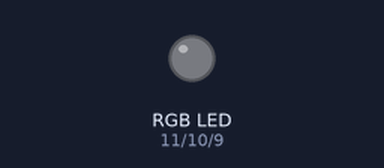
Bench run of a sketch on a simulated Arduino Uno, built with avr-gcc and run on an emulated ATmega328P. On the bench: an RGB LED mixed from three pins (HIGH = lit). Dim RGB values are drawn brighter than linear.

Above: at 0.05 s.
At 0.75 s:
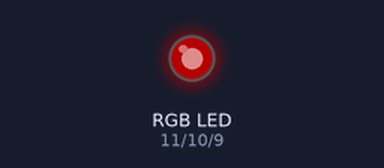
At 1.5 s:
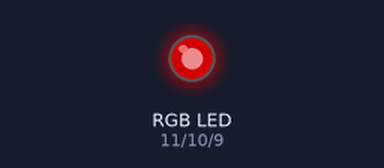
Timing chart, 0 to 4.6 s (numbered marks = the images above):
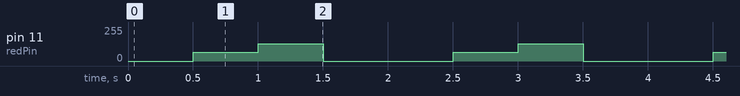

Measured:
- by itself, pin 11 (redPin): repeats every 2.0 s: 128/255 0.50 s, 0/255 1.0 s, 64/255 0.50 s

The sketch:

_01_02_RGBLed_analog_output.ino
```cpp
int redPin = 11;
int greenPin = 10;
int bluePin = 9;

void setup(){
    pinMode(redPin, OUTPUT);
    pinMode(greenPin, OUTPUT);
    pinMode(bluePin, OUTPUT);
}

void loop() {
    analogWrite(redPin, 0);
    analogWrite(greenPin, 0);
    analogWrite(bluePin, 0);
    delay(500);
    analogWrite(redPin, 64);
    analogWrite(greenPin, 0);
    analogWrite(bluePin, 0);
    delay(500);
    analogWrite(redPin, 128);
    analogWrite(greenPin, 0);
    analogWrite(bluePin, 0);
    delay(500);
    analogWrite(redPin, 256);
    analogWrite(greenPin, 0);
    analogWrite(bluePin, 0);
    delay(500);
}
```
